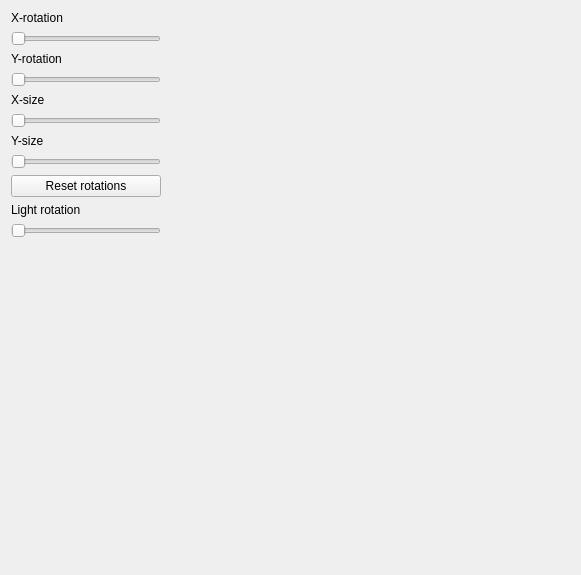
<?xml version="1.0" encoding="UTF-8"?>
<ui version="4.0">
 <class>Sc9LightingMaterialsOptionsForm</class>
 <widget class="QWidget" name="Sc9LightingMaterialsOptionsForm">
  <property name="geometry">
   <rect>
    <x>0</x>
    <y>0</y>
    <width>581</width>
    <height>575</height>
   </rect>
  </property>
  <property name="windowTitle">
   <string>Form</string>
  </property>
  <layout class="QVBoxLayout" name="verticalLayout">
   <item>
    <widget class="QLabel" name="xRotationSliderLabel">
     <property name="text">
      <string>X-rotation</string>
     </property>
    </widget>
   </item>
   <item>
    <widget class="QSlider" name="xRotationSlider">
     <property name="sizePolicy">
      <sizepolicy hsizetype="Fixed" vsizetype="Fixed">
       <horstretch>0</horstretch>
       <verstretch>0</verstretch>
      </sizepolicy>
     </property>
     <property name="minimumSize">
      <size>
       <width>150</width>
       <height>0</height>
      </size>
     </property>
     <property name="baseSize">
      <size>
       <width>0</width>
       <height>0</height>
      </size>
     </property>
     <property name="maximum">
      <number>100</number>
     </property>
     <property name="orientation">
      <enum>Qt::Horizontal</enum>
     </property>
    </widget>
   </item>
   <item>
    <widget class="QLabel" name="yRotationSliderLabel">
     <property name="text">
      <string>Y-rotation</string>
     </property>
    </widget>
   </item>
   <item>
    <widget class="QSlider" name="yRotationSlider">
     <property name="sizePolicy">
      <sizepolicy hsizetype="Fixed" vsizetype="Fixed">
       <horstretch>0</horstretch>
       <verstretch>0</verstretch>
      </sizepolicy>
     </property>
     <property name="minimumSize">
      <size>
       <width>150</width>
       <height>0</height>
      </size>
     </property>
     <property name="baseSize">
      <size>
       <width>0</width>
       <height>0</height>
      </size>
     </property>
     <property name="maximum">
      <number>100</number>
     </property>
     <property name="orientation">
      <enum>Qt::Horizontal</enum>
     </property>
    </widget>
   </item>
   <item>
    <widget class="QLabel" name="xSizeSliderLabel">
     <property name="text">
      <string>X-size</string>
     </property>
    </widget>
   </item>
   <item>
    <widget class="QSlider" name="xSizeSlider">
     <property name="sizePolicy">
      <sizepolicy hsizetype="Fixed" vsizetype="Fixed">
       <horstretch>0</horstretch>
       <verstretch>0</verstretch>
      </sizepolicy>
     </property>
     <property name="minimumSize">
      <size>
       <width>150</width>
       <height>0</height>
      </size>
     </property>
     <property name="minimum">
      <number>100</number>
     </property>
     <property name="maximum">
      <number>1000</number>
     </property>
     <property name="orientation">
      <enum>Qt::Horizontal</enum>
     </property>
    </widget>
   </item>
   <item>
    <widget class="QLabel" name="ySizeSliderLabel">
     <property name="text">
      <string>Y-size</string>
     </property>
    </widget>
   </item>
   <item>
    <widget class="QSlider" name="ySizeSlider">
     <property name="sizePolicy">
      <sizepolicy hsizetype="Fixed" vsizetype="Fixed">
       <horstretch>0</horstretch>
       <verstretch>0</verstretch>
      </sizepolicy>
     </property>
     <property name="minimumSize">
      <size>
       <width>150</width>
       <height>0</height>
      </size>
     </property>
     <property name="minimum">
      <number>100</number>
     </property>
     <property name="maximum">
      <number>1000</number>
     </property>
     <property name="orientation">
      <enum>Qt::Horizontal</enum>
     </property>
    </widget>
   </item>
   <item>
    <widget class="QPushButton" name="resetRotationsPushButton">
     <property name="sizePolicy">
      <sizepolicy hsizetype="Fixed" vsizetype="Fixed">
       <horstretch>0</horstretch>
       <verstretch>0</verstretch>
      </sizepolicy>
     </property>
     <property name="minimumSize">
      <size>
       <width>150</width>
       <height>0</height>
      </size>
     </property>
     <property name="text">
      <string>Reset rotations</string>
     </property>
    </widget>
   </item>
   <item>
    <widget class="QLabel" name="lightRotationSliderLabel">
     <property name="text">
      <string>Light rotation</string>
     </property>
    </widget>
   </item>
   <item>
    <widget class="QSlider" name="lightRotationSlider">
     <property name="sizePolicy">
      <sizepolicy hsizetype="Fixed" vsizetype="Fixed">
       <horstretch>0</horstretch>
       <verstretch>0</verstretch>
      </sizepolicy>
     </property>
     <property name="minimumSize">
      <size>
       <width>150</width>
       <height>0</height>
      </size>
     </property>
     <property name="maximum">
      <number>360</number>
     </property>
     <property name="orientation">
      <enum>Qt::Horizontal</enum>
     </property>
    </widget>
   </item>
   <item>
    <spacer name="verticalSpacer_2">
     <property name="orientation">
      <enum>Qt::Vertical</enum>
     </property>
     <property name="sizeType">
      <enum>QSizePolicy::Expanding</enum>
     </property>
     <property name="sizeHint" stdset="0">
      <size>
       <width>20</width>
       <height>20</height>
      </size>
     </property>
    </spacer>
   </item>
  </layout>
 </widget>
 <resources/>
 <connections/>
</ui>
